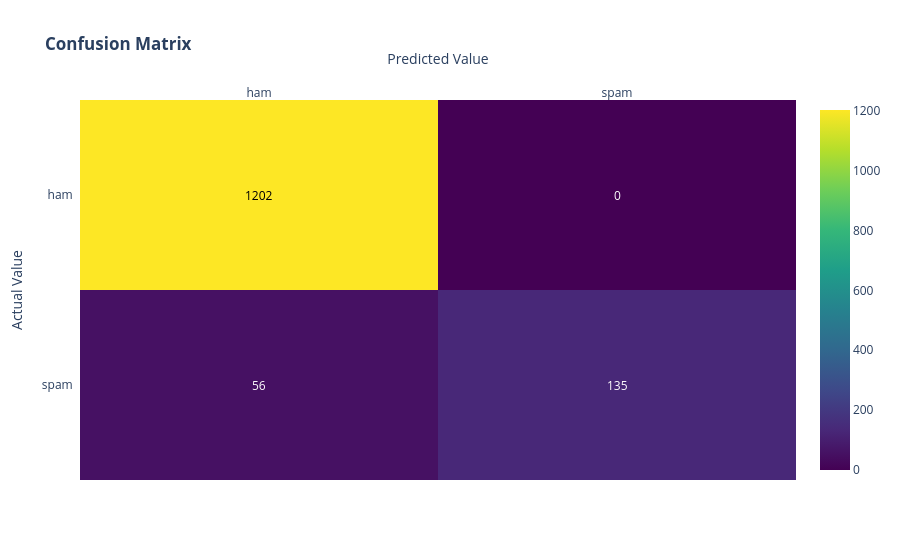

The notebook cell saved with this chart:
### Code cell
from sklearn.feature_extraction.text import TfidfTransformer
from sklearn.pipeline import Pipeline

pipe=Pipeline([('bow',CountVectorizer()),
               ('tfidf',TfidfTransformer()),
               ('model', MultinomialNB())])
pipe.fit(x_train,y_train)
y_pred_class=pipe.predict(x_test)
print(metrics.accuracy_score(y_test,y_pred_class))
conf_matrix(metrics.confusion_matrix(y_test,y_pred_class))

### Figure 1 — Plotly figure (JSON) as saved in the notebook; plotly's stock layout.template omitted (floating-point values rounded to 4 significant figures)
{"data": [{"colorscale": [[0, "#440154"], [0.1111, "#482878"], [0.2222, "#3e4989"], [0.3333, "#31688e"], [0.4444, "#26828e"], [0.5556, "#1f9e89"], [0.6667, "#35b779"], [0.7778, "#6ece58"], [0.8889, "#b5de2b"], [1, "#fde725"]], "reversescale": false, "showscale": true, "type": "heatmap", "x": ["ham", "spam"], "y": ["spam", "ham"], "z": [[56, 135], [1202, 0]]}], "layout": {"annotations": [{"font": {"color": "#FFFFFF"}, "showarrow": false, "text": "56", "x": "ham", "xref": "x", "y": "spam", "yref": "y"}, {"font": {"color": "#FFFFFF"}, "showarrow": false, "text": "135", "x": "spam", "xref": "x", "y": "spam", "yref": "y"}, {"font": {"color": "#000000"}, "showarrow": false, "text": "1202", "x": "ham", "xref": "x", "y": "ham", "yref": "y"}, {"font": {"color": "#FFFFFF"}, "showarrow": false, "text": "0", "x": "spam", "xref": "x", "y": "ham", "yref": "y"}], "title": {"text": "<b>Confusion Matrix</b>"}, "xaxis": {"dtick": 1, "gridcolor": "rgb(0, 0, 0)", "side": "top", "ticks": "", "title": {"text": "Predicted Value"}}, "yaxis": {"dtick": 1, "ticks": "", "ticksuffix": "  ", "title": {"text": "Actual Value"}}}}
